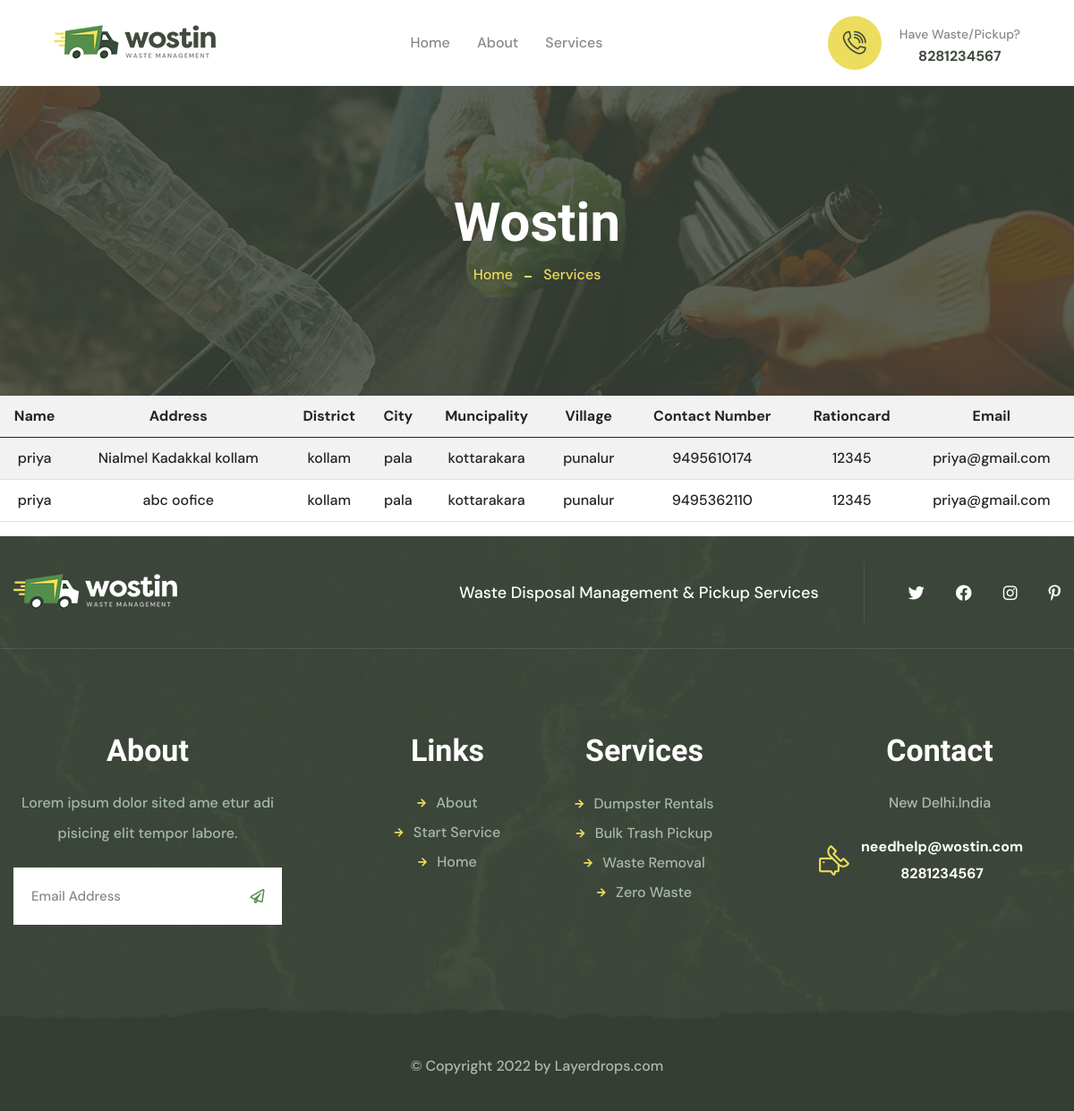
The app's page /muncipality_payment_view (signed in) with its own data.
### swmapp/models.py (models this page shows)
class DustbinReg(models.Model):
    building_category = models.CharField(max_length=100)
    address = models.TextField()
    muncipality= models.ForeignKey(MuncipalityReg,on_delete=models.CASCADE)
    contact_no = models.IntegerField()
    login_id = models.ForeignKey(LoginTable,on_delete=models.CASCADE,related_name='public')
    date =  models.DateField(auto_now_add=True)
    status = models.IntegerField(default=0)

class PublicReg(models.Model):
    name = models.CharField(max_length=100)
    address = models.TextField()
    district = models.CharField(max_length=100)
    city = models.CharField(max_length=100)
    muncipality = models.ForeignKey(MuncipalityReg,on_delete=models.CASCADE)
    village = models.CharField(max_length=100)
    contact_no = models.IntegerField()
    rationcard_no = models.IntegerField()
    login_id = models.OneToOneField(LoginTable,on_delete=models.CASCADE,related_name="log")

class MuncipalityReg(models.Model):
    muncipality_name = models.CharField(max_length=100)
    address = models.TextField()
    city = models.CharField(max_length=100)
    thaluk = models.CharField(max_length=100)
    contact_no = models.IntegerField()
    login_id = models.ForeignKey(LoginTable,on_delete=models.CASCADE)
    def __str__(self):
         return self.muncipality_name

class LoginTable(models.Model):
    email = models.EmailField(unique=True)
    password = models.CharField(max_length=10)
    usertype = models.CharField(max_length=20,null=True)

### swmapp/views.py (the view)
# urls.py: path('muncipality_payment_view', views.muncipality_payment_view, name='muncipality_payment_view'),
def muncipality_payment_view(request):
    login_id = request.session.get('muncipalityid')
    logid = get_object_or_404(LoginTable,id = login_id)
    mun = get_object_or_404(MuncipalityReg,login_id = login_id)
    if not login_id:
        return render(request, 'muncipality_payment_view.html', {'error': 'You are not logged in as a municipality.'})
    try:
        publicdata = DustbinReg.objects.filter(muncipality=mun,status = 1).select_related('login_id__log')
        return render(request, 'muncipality_payment_view.html', {'muncipality_payment_view': publicdata})
    except MuncipalityReg.DoesNotExist:
        return render(request, 'muncipality_payment_view.html', {'error': 'Municipality not found.'})

### swmapp/templates/muncipality_payment_view.html (shortened to what this page needs)
{% extends 'header.html' %}
{% block content %}
<html>
<head>
</head>
<body align="center">
    <table class="table table-striped" align="center">
        <tr>
            <th>Name</th>
            <th>Address</th>
            <th>District</th>
            <th>City</th>
            <th>Muncipality</th>
            <th>Village</th>
            <th>Contact Number</th>
            <th>Rationcard</th>
            <th>Email</th>
          </tr>
        <tbody>
          {% for data in muncipality_payment_view %}
           <tr>
           <td>{{ data.login_id.log.name }}</td>
           <td>{{ data.address }}</td>
           <td>{{ data.login_id.log.district }}</td>
           <td>{{ data.login_id.log.city }}</td>
           <td>{{ data.muncipality }}</td>
           <td>{{ data.login_id.log.village }}</td>
           <td>{{ data.contact_no }}</td>
           <td>{{ data.login_id.log.rationcard_no }}</td>
           <td>{{ data.login_id.email }}</td>
           </tr>
          {% endfor %}
        </tbody>
    </table>
</body>
</html>
{% endblock %}

### records on screen
DustbinReg: login_id.log.name "priya", address "Nialmel Kadakkal kollam", login_id.log.district "kollam", login_id.log.city "pala", muncipality "kottarakara", login_id.log.village "punalur", contact_no "9495610174", login_id.log.rationcard_no "12345", login_id.email "priya@gmail.com"
DustbinReg: login_id.log.name "priya", address "abc oofice", login_id.log.district "kollam", login_id.log.city "pala", muncipality "kottarakara", login_id.log.village "punalur", contact_no "9495362110", login_id.log.rationcard_no "12345", login_id.email "priya@gmail.com"
